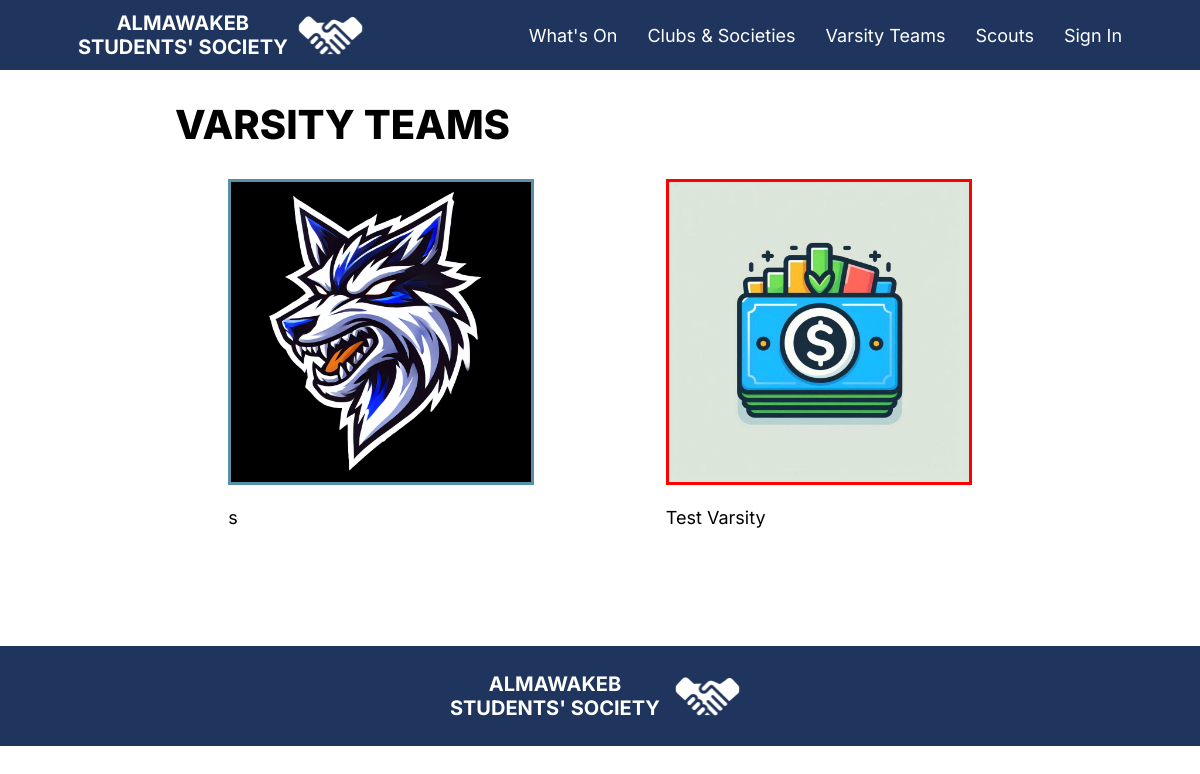
/Varsity/, run on the app's committed database.
### mainapp/models.py (models this page shows, shortened)
class Varsity(models.Model):
    name = models.CharField(max_length=255)
    members = models.ManyToManyField(User, related_name='varsity_players', blank=True)
    captains = models.ManyToManyField(User, related_name='varsity_captains', blank=True)
    coaches = models.ManyToManyField(User, related_name='varsity_coaches', blank=True)
    events = models.ForeignKey('Event', on_delete=models.CASCADE, blank=True, null=True)
    about = models.TextField()
    logo = models.ImageField(upload_to='varsities_logos/')
    color = models.CharField(max_length=7)  # Hex color code
    links = models.ManyToManyField(Links, related_name='varsity_links', blank=True)

### mainapp/views.py (the view)
# urls.py: path("Varsity/", views.Varsity_View, name="varsity"),
def Varsity_View(request):
    varsities = Varsity.objects.all().order_by("-name")
    return render(request, "varsity.html", {'varsities': varsities})

### templates/varsity.html (shortened to what this page needs)
{% extends 'Base.html' %}
{% load static %}
{% block content %}
<div>
    <p class="pageTitle">VARSITY TEAMS</p>
</div>
<div class="grid">
    {% for varsity in varsities %}
    <div>
        <a href="{% url 'varsity_detail' varsity.id %}">
            <img class="eventCover" style="border: {{ varsity.color }} 3px solid;" src="{{ varsity.logo.url }}" alt="{{ varsity.name }}">
            <p class="text">{{ varsity.name }}</p>
        </a>
    </div>
    {% empty %}
    <p class="text">No varsity teams available.</p>
    {% endfor %}
</div>
{% endblock %}

### static/CSS/base.css (style rules this page uses)
a { text-decoration: none; }
.pageTitle { color: black; font-size: 40px; font-family: Inter; font-weight: 800; margin-top: 0px; margin-bottom: 30px; }
.text { color: black; font-size: 18px; font-family: Inter; font-weight: 400; }
.grid { display: grid; grid-gap: 25px; justify-items: center; grid-template-columns: repeat(auto-fit, minmax(306px, 1fr)); }
.eventCover { width: 300px; height: 300px; }
img { object-fit: contain; }
div { font-family: 'Inter'; }

### data on the page
Varsity: logo (picture), name "s"
Varsity: logo (picture), name "Test Varsity"
